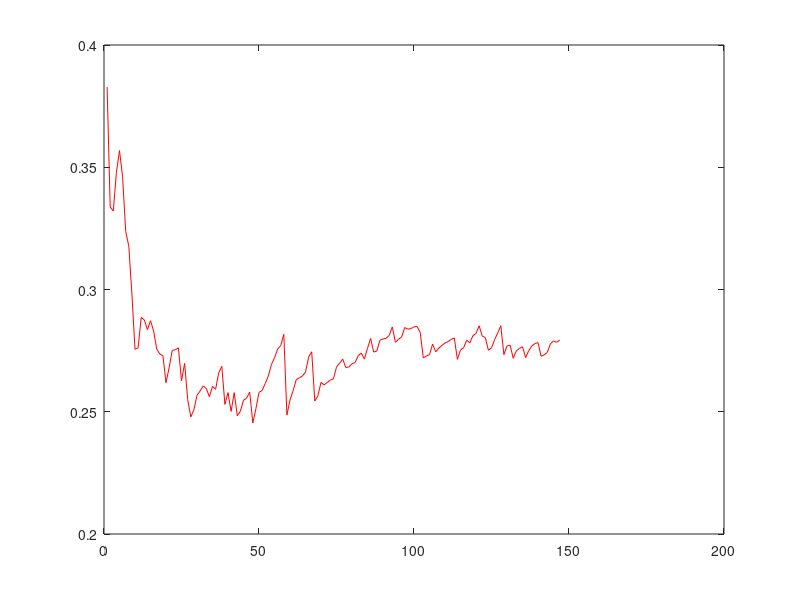

This figure's MATLAB source:

x4 = [-5.867082426555675e-17,0.02981206193423815,0.051802425124376404,0.10531420360477524,0.44174596827829216,0.3683673904760266,0.3052431512732841,0.7968334811360223,0.5124106188237018,0.7685017157110114,0.8755047324761275,0.7372853563492935,0.6935037848634791,0.6588053999159075,0.8546123412249957,0.9076536329986625,0.7700317479536481,0.8843582142129288,0.7636362500923416,0.8550210719376663,0.8426655992966268,0.8039768870024495,0.8697307290573788,0.9320665311531965,0.8893948826356984,0.8445780160061784,0.7784664894618736,0.8013389691778461,0.7951554014372108,0.8554592824140457,0.7964697367888147,0.7884647536787063,0.7845648736476919,0.8096716349523502,0.7880733957907569,0.8211685287785756,0.7794291246066389,0.8118633447956414,0.7738329435141144,0.7962571515592964,0.7771007595382861,0.7782148251034862,0.7843735051851619,0.748859291915851,0.7208390268759893,0.7043702669048313,0.6821489385980671,0.6738595616485435,0.71026052497392,0.7429820620247707,0.7345408059749359,0.7489430474262169,0.7782094788676479,0.7660686535199874,0.7469209818531155,0.7474323752838022,0.7267693613161315,0.7366997570257785,0.7342614118327476,0.7329683790785569,0.7367628413824789,0.7634632083939055,0.794730675956544,0.7854107395620641,0.7921044701384494,0.8018833398677573,0.8211342387099629,0.8113129390008738,0.8046230375220023,0.7838806125958608,0.8000847963422262,0.8208387230372377,0.8296875063860444,0.8176045104627339,0.8223245498354981,0.8241129558280954,0.8479863849156015,0.8361460160868277,0.857432994859292,0.8580848115626524,0.8838520042912902,0.8807456550515711,0.8556492647172036,0.8380195726231954,0.848239687074019,0.8231342843004693,0.8516481543673478,0.8662984762545585,0.8438408909669404,0.862242468994487,0.8414873617472604,0.8634181728948547,0.8515849552584241,0.8705415206479878,0.8784547301048979,0.8671381428158563,0.8548603560968647,0.8738961429983839,0.8646926097852418];


x3 = [1.784203422442364e-17,0.3611573034110115,0.21625985010064075,0.14940859373609883,0.18890407227110403,0.27613228678143115,0.22818593916059407,0.16988063130774203,0.1540463120865538,0.3137608809558958,0.4014152104342721,0.39856797299572655,0.5163327188810062,0.6177957436128946,0.5491055089114872,0.49443400741624977,0.5372079213701284,0.5058609140651396,0.4572733937127641,0.5221472818004831,0.6061877760833523,0.5713673265948277,0.6382222885059541,0.723742117369831,0.7036859948913878,0.6627380451890783,0.6538029389727227,0.73191522417112,0.7735368428885231,0.805619112975084,0.7680913475061418,0.8203505025469205,0.8492968579619823,0.8724607909170315,0.9230077462670216,0.8864715989592321,0.9610272799444071,0.9583838457964132,0.9546317119516948,0.9359664525215916,0.8895094700699224,0.8310225163577059,0.8973766080074964,0.939127119246005,0.8940056478905578,0.8998702477880018,0.8681159194155111,0.825069725350039,0.8509216649594152,0.8767649496820132,0.854999454455038,0.8535726769939486,0.8383931865014688,0.8538771099180628,0.8458920137808261,0.8490986341347432,0.8391774476860836,0.823199831053879,0.8037079686385498,0.7802967660503008,0.7978969015445594,0.8199573335784802,0.8146588783786722,0.7839347609000388,0.7564090523657652,0.7952074657869712,0.8093621933218083,0.7894112855929594,0.8208886969631567,0.7931016440957869,0.8164518855574879,0.8369821167008077,0.8499349302334849,0.8336931939146701,0.834939774498422,0.8272080958041462,0.8315740863675941,0.8266316328932637,0.823621375621637,0.8149934312947111,0.8073154315794353,0.8123532224450433,0.8046852463462918,0.8145345584922707,0.8129320763621829,0.8140272415328649,0.8055016215434647,0.8077034895853619,0.8102021342176116,0.8022268429648154,0.8065870989915133,0.7981324344551961,0.8071736524235067,0.8033922146582269,0.8044709168973608,0.8044609233159283,0.7979494246963406,0.793702603742068,0.7998559273816293];

x2 = [0,0.004670470769962181,0.0032443948537664666,0.3958311401551527,0.4008088607546756,0.7671624763749796,0.8606271000803581,0.6975887508474731,0.5675517670718035,0.8413252898605778,0.8788562418101108,0.8766527634832595,0.90932088978177,0.8233889536344698,0.9751519051215456,0.848881032766085,0.7213569864501681,0.8526387677196254,0.9182187606417442,0.799703190778028,0.9404589462076548,0.8237851056800101,0.7272541654182726,0.6458813774602392,0.7477091944002304,0.8080703140170732,0.7429027002790437,0.6749523674711271,0.7547733054939565,0.8154512872318022,0.8258209621250232,0.8404005421033621,0.8353654934471452,0.8146582390257295,0.8640265194211654,0.8433829196467493,0.8031889658399938,0.7466306695563644,0.8101540835252639,0.850082534896925,0.8080147585799968,0.84213894109593,0.8400286164591236,0.8196722967492795,0.8442276691221915,0.8203481581583754,0.7907907314134988,0.8223668145719562,0.8344358282110117,0.830365337011518,0.8557271619930108,0.8614253386751913,0.8340457885629049,0.8725791606343384,0.8752182181229704,0.8673771871426318,0.881086600792425,0.8674219238347876,0.8901384989526409,0.8879398346594572,0.8984963691275256,0.8939053359740823,0.8999953187925819,0.8968440474786669,0.8745325160343097,0.895111799256517,0.8932178734132012,0.892837909534892,0.8777283285123706,0.8495453583432554,0.8790416916059945,0.8977003230736958,0.8969821531062311,0.8989300237053556,0.898036260635516,0.8991017361432271,0.8973622614706844,0.8944967605042379,0.8962376753086009,0.9002354142761251,0.8857932764268948,0.9030894645309226,0.9052289898536239,0.9107771899490297,0.9102052006450347,0.8923190241897009,0.9069880846908788,0.9138125047979849,0.8995167580217994,0.914925735488142,0.9029113231241978,0.8837509852875862,0.906510871284212,0.9190589927583939,0.912834355011895,0.9156946018447484,0.9126679518565742,0.8978770128934036,0.908685104498574];

x1 = [7.281801142888533e-18,0.41103278278162064,0.7667161870610312,0.48792198924326224,0.7332191962779875,0.5838089158554901,0.9026463709932827,0.7332325692560124,0.8882173093652718,0.7820769851213671,0.8567682632115046,0.7921066392890379,0.8165895360911293,0.7943069443232196,0.800936987595043,0.6961731741866802,0.8014763980010223,0.794723131007361,0.7846946124403825,0.7916199910814439,0.78274333257678,0.7904869222151221,0.7816354326794445,0.7838647143920943,0.7865226874112485,0.8017633029604743,0.8065447348805598,0.7522969395272574,0.8072745012052573,0.8187879152269183,0.8182906721646159,0.8223568085194196,0.8216919322045275,0.8269526389987941,0.8282074970630785,0.8330716937076723,0.8318704920683102,0.834912748467808,0.8355874316799511,0.8415424456643195,0.8460926090224467,0.8476844052184416,0.8483972954166985,0.8500904765566688,0.8519244803775876,0.8521805663555843,0.8529365859139012,0.8564875218241775,0.8572667550065063,0.861302742779545,0.8610399286677618,0.8625404660680316,0.8399327378873992,0.8657524345313556,0.8654662758495948,0.8686320050680659,0.8664149177889979,0.8672519952154765,0.8652573894392857,0.8685473982086948,0.8673964617443728,0.8679606532537311,0.8513082516396538,0.8690629516182772,0.86788590371992,0.8707738725019407,0.8694149587637733,0.871847311978834,0.8712203106595247,0.8740504704620804,0.874285155261587,0.8757093155899605,0.8741398554138623,0.8748336626044501,0.8743196245573247,0.876797985104082,0.8763951737275445,0.8788131166729604,0.8767922208144983,0.8780254586592137,0.8768570100100684,0.8779931600093036,0.8760096931778002,0.8777887653100602,0.8762879424826936,0.8780473708148141,0.8763198241408026,0.8784593418755177,0.8778046759858276,0.8805632766562392,0.8787161773989342,0.8797807540067526,0.8787052288577284,0.8798574035402443,0.8791395392439673,0.8815820330720942,0.8801877647880474,0.8819108990702683,0.8810490954204391];

hold off;
plot(x1,'r-');
hold on;

plot(x2,'m-');
plot(x3,'b-');
plot(x4,'k-');
% plot(x5,'g-');




% ratoios
x1 = [6.093524258374556e-17,0.07750929096580152,0.21956872046387746,0.1535768949770789,0.5392814416006037,0.40792636939034754,0.6620226004985243,0.5550053141875112,0.7468911113004107,0.6153886738224384,0.7608832229314214,0.6554773868155019,0.7702474157911489,0.716498355242968,0.794967802574014,0.7428323720025878,0.8193890287903557,0.7552394540915023,0.8075045244369178,0.7641587307599121,0.8002135578906269,0.7835279487923501,0.8144585552779454,0.795757466711881,0.8303185465234224,0.8058928838269758,0.8252226325146439,0.8078882051564298,0.8279453849577294,0.8151276339901715,0.8311706329958028,0.820051632345959,0.8398268078809371,0.8272187865187354,0.8401991259567998,0.8346379544062528,0.8447637384885047,0.8399093954713566,0.8501192615372657,0.8177304961969286,0.8552204957411779,0.848299909807772,0.8540466276591936,0.8514477221915945,0.8621432584040145,0.8368020679185527,0.86566596643123,0.8630020739622168,0.869269712094193,0.8651423444252649,0.8722179512705309,0.8692027100296303,0.8755553454369964,0.8747603558985247,0.877536245363726,0.8734298086168508,0.8489751355579589,0.8767044574364852,0.8786446919887011,0.8766529464009072,0.8796223328703517,0.8783788317673188,0.8790199282695661,0.8605766077898316,0.8792862791377795,0.8793219823800487,0.8814542901605058,0.8804449856837478,0.8808465706088544,0.8804947025852466,0.8806765201416993,0.8818608505555572,0.8834073888061453,0.8844109763326269,0.8851079261733934,0.8862199622689452,0.8709424152799286,0.8853028838312497,0.8853453060685961,0.8856354939774258,0.8859253238464578,0.886273886504805,0.885991240034659,0.8872132468520029,0.8864651491421845,0.8873287869305487,0.886965455682411,0.8879627025763784,0.887631092627082,0.8881663354728012,0.8880429477566636,0.8887811614566348,0.888223335567343,0.8890423312681813,0.8889363238117454,0.8892651700973285,0.8800368706055716,0.8898256246850685,0.8896149337317556];

x2 = [-3.18216938993467e-17,0.1802286458189451,0.35608712041159984,0.2863404209067424,0.2799027448246545,0.45736768266142186,0.4076025568541361,0.3358381050378248,0.2963128593195503,0.4902476295231994,0.7051203334230004,0.9087276536576747,0.7260219040283673,0.8334285417856537,0.7351161296956915,0.8490252635948412,0.7270378964809435,0.8756117414299252,0.7422127925698262,0.7929272642211033,0.7744727766079677,0.7295994616114271,0.6993518867016765,0.6300745911756866,0.730080741786843,0.6517436262018454,0.7231861230559302,0.6668962425464519,0.7166017891708502,0.773354224920273,0.8113383746763223,0.7766254172309791,0.7957604200513338,0.7664534583936365,0.7289190717223157,0.6807477085377307,0.7453134185827139,0.8054422011751258,0.8212057507449688,0.7945658300932801,0.8165789200131347,0.8256995087651762,0.8181191662482142,0.7984628012313235,0.8243513907809689,0.7926200486928137,0.7640222909073842,0.7221359503103787,0.6844405154770078,0.73169608983943,0.7786832081652078,0.7456021688648082,0.792526393568071,0.8315601863552081,0.8587724128129207,0.8346272653810969,0.803060806128824,0.7695171343464373,0.8032871061195562,0.8301152255927632,0.8401131993153942,0.8245049938865072,0.7992623269159748,0.8221958962743525,0.7988653340953235,0.7760974984402511,0.747507568862885,0.7759276227892864,0.8000680760351263,0.8183096116104882,0.8267791936674309,0.8213200576841119,0.8076036829094826,0.7856466801467452,0.8127121312947967,0.8306806891290887,0.8124805431304812,0.8320666609637344,0.818674606765067,0.7999516137225159,0.8198890224734209,0.8373549799253769,0.823562405071917,0.8042282441975036,0.8247597269135812,0.8346112184246878,0.8227145261076495,0.8073948089378217,0.8237414957247582,0.837333656573381,0.828812649398726,0.8149089507568903,0.7961640435888152,0.8147211706271054,0.8309595578662547,0.8425278850577409,0.8477996445005088,0.8436979800093781,0.8348939243521193];


x3 = [-3.075609430050768e-17,0.003046581198484382,0.0632422192721027,0.055017710843939235,0.0500058397749847,0.04431970498458971,0.1690037639925974,0.23572371605411221,0.439962973459243,0.6528630956557285,0.8049148719979891,0.7314799287321435,0.8648972358634386,0.8274592298604093,0.909416757968271,0.7929907639267635,0.8809104664868987,0.799914744695794,0.7353870413331858,0.8289021246173851,0.8499311726113712,0.7309535135611702,0.700590606483085,0.7584145821931936,0.6928007871814361,0.6801205053025768,0.7041902021227182,0.7642504698861421,0.7995199977981295,0.8218206642701174,0.7973076471894163,0.8623532226534693,0.8791835279972612,0.9017795314404334,0.8678848157803972,0.944308984915692,0.9635616462742074,0.9301538315426231,0.8745681556371286,0.816639358341417,0.8832455625749718,0.8205047395805113,0.884414041997203,0.8267510139679964,0.7740590050002605,0.8161468697096012,0.8756283614633419,0.8291745536529881,0.8667636402818728,0.8988242737173108,0.8898108962914686,0.8699062085894744,0.8960310304701282,0.8569936679355875,0.9019911054375339,0.86555273448683,0.8975271204609965,0.9064434157347123,0.8697583745903895,0.9170062531392312,0.9113431402397363,0.9106107581298427,0.9062431687378542,0.9092130480854936,0.8801363802264958,0.8978661106215926,0.9120566953121451,0.9064135227192297,0.9231201890317041,0.924802976783154,0.9232604702314854,0.9208494063896319,0.9281026496719749,0.9213420380590039,0.9321858512950684,0.9145387408498276,0.9284641254361042,0.9267469661994877,0.9272629724143888,0.912856648073644,0.910705894470329,0.9159140693029909,0.9215403570565885,0.9026924815949143,0.9236277323502525,0.919691850729567,0.898450792344043,0.9287104070041898,0.9070474477721754,0.9259787624021727,0.9341406497370515,0.9227236981743232,0.9295064488691399,0.9201046572229618,0.905552886933859,0.9245524537820756,0.906027346993089,0.8823585181991517,0.9029016953749885];


x4 = [-2.7076937789119208e-17,0.24541812190959095,0.15330739499059556,0.18350621263834843,0.4268844871742498,0.7879389593191215,0.7535431730910714,0.8717081791005257,0.8090018521685153,0.850002307115633,0.9049481247757318,0.9142395120679185,0.7136811358941842,0.8818955318944256,0.8533966274274029,0.7640071155011323,0.8837745556930929,0.8034276717670479,0.9141872384369801,0.8155519384869608,0.7842366306939527,0.7278806690317707,0.6667135095053043,0.6865864284764236,0.786052207423533,0.7466545120551923,0.7171248220606747,0.7672467539813133,0.7511255678100784,0.7550162749091147,0.7082967652538205,0.7656234975258831,0.7286408991958717,0.7084076551240054,0.6736662291805245,0.6606397422920848,0.6325628985186302,0.6367975627445671,0.6103199066028724,0.5820504926822022,0.634456648414945,0.634848800089123,0.6266364547356271,0.6789783627603376,0.6932776499378053,0.7121947162380915,0.7106620226204914,0.6839004456277579,0.6665792113442796,0.6780357580283721,0.6576242911314392,0.6698310458231769,0.6668485899467408,0.6590298917822526,0.6837972158674904,0.6981711252873828,0.6938534909890997,0.6744777558380977,0.6507780401484291,0.6951543018337261,0.7101902272545145,0.7400680785372449,0.7346772872516464,0.7118844776410245,0.6885032391167321,0.6665088179906292,0.6477497041548914,0.6310335423672521,0.6125335584095115,0.6340836294484895,0.6167783038265721,0.6403998007902555,0.6653234825729936,0.6456807094139208,0.6716864603050331,0.7157373903123725,0.6987216440464202,0.7397212803069049,0.7526370549599072,0.731481799058365,0.747364615042775,0.7615594012274535,0.7731758317879733,0.7642780766244324,0.7707510682935468,0.7800573944771972,0.7918453437737005,0.8019221204780812,0.7962692911895702,0.8003233486735853,0.7967102902058106,0.7945345716574326,0.7935122935584431,0.791575702788888,0.8126386522996272,0.8016793673327893,0.7929234422238157,0.7823227626665653,0.780242375158194];

hold off;
plot(x1,'r-');
hold on;
plot(x2,'m-');
plot(x3,'b-');
hold off;
plot(x4,'k-');



x1 = [1.0054718077893467,0.8033759299116083,1.044022718916075,1.0561651613331506,1.0369875053036703,0.9778703174817936,0.9912664049155171,0.9893089149216593,0.9731920761506047,0.9631501500139934,0.9461099722587449,0.9517559256896956,0.9465325496974047,0.9625620122134668,0.9376864761770037,0.9439784328522567,0.9280849021861746,0.9335628590401871,0.923222237846751,0.9328149099056359,0.9203223838743969,0.9096373773935401,0.9105674362691621,0.910201976366787,0.8913242914412925,0.8977447616535338,0.8908644348817057,0.8933928775112303,0.8913188114807503,0.8978900260800182,0.8950737940519852,0.8979756342739788,0.8866771788858825,0.8933479481534915,0.8832504984727346,0.8911509590593291,0.8843158496955861,0.8864634088361262,0.8810067176822471,0.8805818883078813,0.8763463038197535,0.8816468857312567,0.8782429815960038,0.8802727109220991,0.879646302086304,0.8831050299821893,0.8782702952427093,0.8787026699439618,0.8777441741078482,0.8784151862737635,0.8768162845721663,0.8775423057480618,0.8749534506653768,0.8771673361366791,0.8731206891502774,0.875692333794323,0.8715208071871123,0.8734911094959907,0.8687789618443481,0.8719331934043026,0.8696476917364964,0.8732713510225025,0.8702746414437581,0.8719491718053962,0.8691750452642566,0.8650394794416939,0.8694446496642053,0.8722043280283177,0.8695323226224011,0.8716185678515456,0.8686038853652752,0.8714808821683768,0.8699860775194053,0.8722177199989909,0.8705043600970613,0.8730021168251255,0.872108661082125,0.8737647740549618,0.8719884002904207,0.8736076535778747,0.8721975753254833,0.8740153485952182,0.8727873554407323,0.8739851951405099,0.8728530305535657,0.8743308586919116,0.8731958437516574,0.874094217858655,0.8724591927381362,0.8737633186374872,0.8725308119339282,0.8736101582850052,0.8731448519513555,0.8741077722238719,0.873803598626243,0.8740982083372704,0.8728241493190242,0.8739976151853907,0.8737498164736,0.8728043076407628,0.871748381690768,0.8727936194017951,0.873651668270056,0.873464160443899,0.8727449175233132,0.8736483703799119,0.8725322599959608,0.8730558449425289,0.872733166803923,0.8731234496702713,0.8725973883281027,0.873070979591163,0.8724909835852646,0.8724253002160208,0.8722424270370278,0.8721802366657031,0.8719399668340005,0.8722135374310613,0.8717221205354575,0.8719950791044863,0.8720973084137695,0.8721174429634394,0.8721342067497132,0.8722199955289907,0.8721761826875015,0.872555431999549,0.8723103491341788,0.8723560152339189,0.8718254845399894,0.8721702966212062,0.8719430751297066,0.871951498081659,0.8715244243523097,0.8719987187145054,0.8718591456073164,0.8719444821871064,0.8713163720047276,0.87152475471906,0.8711081230582349,0.8716233594437536,0.8708397062723418,0.8714318051369733,0.8711076467684735,0.8714501973331171,0.870826273834717,0.8712416576253513,0.87061071901461];

x2 = [2.343991091745188,1.2761590945169354,0.981748479375507,0.9169915475925807,0.8126734762037687,0.760491987374034,0.9667807026549665,0.9055031377768296,0.9990072599818657,1.0502627285367134,1.0619498050985208,1.0300253946819102,1.1036828159079988,1.1420107818266256,1.0188699545204722,0.9629475838886977,0.945957104355141,0.9850898336158148,0.9885085820779673,0.9993530745858062,1.0115079987555893,1.0104212241687776,0.9677397088271079,0.9277511259041643,0.9838902707268172,0.9561823670629551,0.9652777347815239,0.9253277040330665,0.9367717037312002,0.9055013608654896,0.8996188977620232,0.8763036875174526,0.8943074086816805,0.8998448858690229,0.9033791848213735,0.8985451814670329,0.8827796936159548,0.8803812472240945,0.8873795070962844,0.8887635288575044,0.8863723319484665,0.8970407467680493,0.8965322661132252,0.8930422767599363,0.8880499389194132,0.8835596066646868,0.8699958516242645,0.871428514283896,0.8651720823214739,0.8698589876379985,0.8683741335771024,0.8770312986264855,0.8848250156903484,0.8807596437447648,0.8767841353768154,0.8774694761078099,0.8769148984690143,0.871451545514684,0.8678451062391572,0.869453210145524,0.870610854955601,0.8772164296720094,0.8815304933475087,0.8747860940173415,0.8776428790673054,0.8721696462702251,0.8655158770791905,0.8637936950030564,0.859751900671423,0.8591019594417946,0.8605672152396094,0.8597881698769165,0.8615064093282079,0.8666082809671722,0.8695361246924316,0.8664191001913006,0.8645195248083466,0.85884018821155,0.8567251604639309,0.8598432386292971,0.8621979396247537,0.8644493418943461,0.8634493637925296,0.8609415746310238,0.8631826106371798,0.859603572799825,0.8581987677261025,0.8542955722943198,0.8570645201289537,0.8573038483100062,0.8559196324324333,0.8567906674090913,0.857542566843232,0.8568729554853391,0.8589252227693279,0.8576986134123131,0.858142290596216,0.8611286513939987,0.8587185590323991,0.8558877431575276,0.8595460237237542,0.8626562114772846,0.8629273372513491,0.8632840466711754,0.8643762136739997,0.8620845779398058,0.861467392139857,0.8620145160416554,0.8624522341182892,0.861951010864102,0.8624177151040543,0.8640322639202572,0.8663183767302711,0.8684026327081661,0.8704937191631059,0.8713778736501692,0.8728005093846621,0.8712444012712158,0.8701018940444898,0.8701849249419344,0.8715979676211894,0.8733628565898316,0.8715989830805979,0.8700050797180565,0.871579830415951,0.8713867785968414,0.8717098910859173,0.8712115686024899,0.8698207726783438,0.8696734249927923,0.8694928085691312,0.8686761537951126,0.8697746704051534,0.8688299475854592,0.8691088599859221,0.8704031290840438,0.868864469915875,0.8693809779100892,0.8698486988490033,0.8709977427889427,0.8704118901104999,0.8711272137846052,0.870903191532111,0.8698313329598648,0.8699266770023771,0.8677240409290183,0.8672691829913358];


x4 = [1.5218122337069326,0.8981541498066669,0.6836064586142242,0.5975844141690893,0.8675902675440172,0.971681901647376,1.0682164827857439,0.8557477994510474,0.978327220687357,1.1528045999474381,0.9028341209773402,0.7815756877678897,0.6917458099955276,0.6397131125559987,0.8262008726216944,0.8898081865851597,0.8289845542349812,0.8572690280121592,0.8193955210478899,0.7840389375705936,0.7470263443731092,0.7710792493729953,0.8308898411116244,0.8460561273675242,0.8405539871892143,0.8944709134848219,0.8787954748786578,0.9220648657730602,0.9778368767676257,0.9555007251846485,0.9632823866394029,1.012949947678277,0.9982427453436747,1.0278834366404475,1.0504996623587781,1.0698018957709956,1.0768225982696316,1.0411562622171775,1.0438495957354121,1.0596616164665178,1.0207621290015605,1.005398955627108,0.9843654347175737,1.009994156571814,1.0137869792068441,1.0154954250150616,1.045192954873231,1.0161951447772495,0.9940337455640138,0.9700352383545754,0.9580264999112327,0.9415569512716211,0.9387231954612547,0.9204805460843155,0.934877571943097,0.9375233624817244,0.9352538529659149,0.9242811052515124,0.9456032909661678,0.9550699761904732,0.9670373766882552,0.9556214255520613,0.9544370274242396,0.954031303205684,0.9450662885039756,0.9293921851331259,0.9244646489186293,0.9348264457410025,0.9303628753971568,0.9299045468073569,0.9311663869300218,0.9310672824740078,0.9302147019315141,0.9214339388190905,0.9150789761305327,0.9070385799547153,0.9125959333346876,0.9120398320566243,0.9059199845534672,0.9035398535027315,0.9030038937167891,0.8996683762449256,0.9033474568911862,0.9019169208145801,0.8989992388739715,0.9001994647739656,0.8957376336841002,0.9043381061755219,0.9041722839061532,0.8975571519754348,0.8936879540097277,0.8864134016338091,0.8885274057963628,0.8840623734609501,0.8866242986725434,0.8811689922827751,0.8807545172240335,0.8776302782945619,0.8806101692295388,0.8816588486717165,0.8848972834589899,0.8854374893865451,0.8854215237585872,0.8892576447637689,0.8854729666380265,0.8844532482600918,0.8858469825099883,0.8871078982217934,0.8877656129491118,0.8914122813296773,0.8880124456257634,0.883570875161392,0.8872395843187468,0.8828926400412705,0.8805935109069936,0.8779968025354866,0.879511361969527,0.8745958618090589,0.8702775886604341,0.8678282008452503,0.8712465252296954,0.8746168940497487,0.8721071373056908,0.8721726247854495,0.8731098677106206,0.8746638224341514,0.8730640842120245,0.8738575136782688,0.8745699119239914,0.8739324097851802,0.8764694124871218,0.8781669947791616,0.8779361597718164,0.8770540882367344,0.8771937148803703,0.8781963427857145,0.8804379998302304,0.8821700546329962,0.8815990608876975,0.8805923472720492,0.8803586601489521,0.8793050472853875,0.8755010378865242,0.876046014673721,0.8736493735671136,0.8767506775455512,0.8767228347082429];

x5 = [4.05274102118709,5.07040613861345,3.743443274310543,2.3588093845455633,2.4124314304768752,2.7004079696532397,1.6421357596161064,1.2213026219273073,1.5269629634180166,1.6345145893571116,1.3014176886027675,1.122646186410532,1.1808783043468607,1.2584384220062534,1.2488687261005513,1.3026668948848004,1.3386683545432987,1.3703488279134803,1.1854212688379964,1.1160822135118609,1.194328654045823,1.239109064706089,1.291878630684897,1.2731981772895735,1.3057932643803145,1.3125559350924987,1.1404168776017,1.031852457859032,1.090347836306038,0.978096503506078,1.034645227731759,1.0744928110847545,1.1261442696202866,1.0445145044778237,0.9756198190229415,0.9452402060966015,0.8949024701098183,0.8628727988110396,0.8890578712290019,0.9360110918637365,0.9095915663435163,0.8965469688742498,0.8394424444783681,0.8712892286632855,0.8211719284864392,0.8273064322511297,0.8107081460624097,0.848966231073281,0.8210111961819058,0.7925354749221016,0.8113969002193244,0.8100758508996951,0.7672530795214721,0.7589289027386843,0.7665134963583128,0.795382573386887,0.7980447422371686,0.8293562314518841,0.8458877624539112,0.8315449932559622,0.8270662906989954,0.8378966509294761,0.8548269457365644,0.8632885977276147,0.8521950618077089,0.8455682881345435,0.8605295797962456,0.8617119456497451,0.8523556293821106,0.8552887620789664,0.8602985016076706,0.8504854438640808,0.8603371125878027,0.8455904510598058,0.8494477004840891,0.8694844905849671,0.8828669711332612,0.8649469494309174,0.8644491738072769,0.8729917458129548,0.879309363973807,0.8800392715432261,0.8875374609162837,0.8888029741965539,0.8943367025471747,0.903046113650548,0.8945308914882808,0.8813331905637208,0.8837870377979913,0.8935615287465893,0.8834922910936606,0.8789946032268505,0.8765052986631622,0.8761291680159091,0.8633434506396386,0.8603564195214681,0.8599691279648215,0.8722172114403114,0.8673858328941035,0.863236207890091,0.8678819256410406,0.8574096610888666,0.8503163483748998,0.8547992178777621,0.8547260540325773,0.8609357772471764,0.8673108050914604,0.872253101749013,0.8650779448259938,0.8581521164319793,0.8601511079351973,0.8596921823942041,0.8556204655689519,0.8544703283370164,0.8542506790890898,0.8506257669003551,0.8610294696711801,0.8643801288394589,0.8648298435278524,0.8731126551732653,0.8682231442216024,0.8726473184464104,0.8757861951672934,0.8827196334747118,0.8869845002947375,0.8888434884772135,0.8965543226677882,0.8940252443321631,0.8946029465053335,0.900527624711928,0.9059834032801943,0.9035148846200524,0.8995169301679029,0.8936016027099871,0.8883659961189005,0.8936054926592836,0.8843925020387327,0.8844535899205552,0.888523768058457,0.8895538777349936,0.8866097759457682,0.8868324619121478,0.8907089634828421,0.8886199742488584,0.8843427126616034,0.8853847298782064,0.886977885638363];


x3 = [3.0836679770176594,5.037099903293277,1.0096228671979657,0.7652584592942367,0.8285975184188561,1.0175040877876742,0.8991008241653584,1.1911383480106137,1.1444561355641822,1.271062883615199,1.2280276858512893,1.243736391319823,1.3620925128429193,1.2378303279837954,1.2688163056453343,1.1442757779526027,1.2052766477323693,1.130632247273166,1.1678748997534811,1.0518495109962376,1.0577589314622033,0.9585460086364144,0.972063085799553,0.9410793307217702,0.987409054050414,1.0028314308053372,0.9098004135145839,0.9403419595616364,0.959813009759908,0.9264763188690651,0.9886513931059786,1.0439659260885288,1.0906747622717705,1.0963306962652646,1.1068677325704992,1.1387821343432514,1.1521050221592912,1.1276457363513637,1.06047271093095,1.027204910651041,1.003630603454506,1.0156817004317094,1.0484954119337098,1.0744809385392637,1.083836864319816,1.1086336225275402,1.0834434901171905,1.109232562239403,1.0542234362203913,1.0124387779127766,0.9863326955786509,0.9988034896591895,1.0011387205209803,0.9651691946226714,0.9415616291553519,0.9581701310678955,0.9688039307362432,0.9779905695378605,0.987275361260006,0.9761497290469109,0.9864390015186871,0.9640966033493428,0.9526867509994787,0.9620781583813636,0.9394220364002015,0.9391492859341529,0.9372114916522665,0.9310231290269485,0.9436433643835176,0.9177271152381258,0.9294721933384016,0.9381871109551245,0.9438802252547338,0.9502447368944659,0.9473815972653085,0.9260320237527676,0.9457976077626868,0.9439300911197835,0.9404813413893922,0.9212106869001658,0.9265346189699925,0.9280489846318218,0.9323294304291827,0.9411203389955494,0.9339603383094415,0.9223205390778769,0.9116405774385951,0.9121755087889679,0.9073865652275576,0.9159362302713504,0.8992975824319639,0.9057340269858282,0.9016020201415487,0.8935962455773999,0.8992791760411197,0.8946258790498719,0.897239684297942,0.9002554708538256,0.900912937306564,0.8952156213687446,0.8991372582480573,0.891206685249658,0.8985551318102369,0.9053601807237287,0.9120535601395012,0.9147436843480233,0.9193380690214793,0.9131096919677113,0.9044402671019774,0.9051030689900674,0.9123223695610088,0.9090728612499246,0.9142266020416927,0.9160218185603148,0.9123504443190085,0.908844964247821,0.906549687125308,0.9123595887856154,0.907259154231451,0.9139732306103113,0.9041819656602055,0.9015909917019649,0.8963790396185694,0.8996126621408137,0.902047689927273,0.8943071230373544,0.8894269894195026,0.892004811640975,0.8931169002772235,0.8901103343397493,0.8889855998940812,0.8842968191765082,0.8856703000874239,0.8812130708502225,0.8808793225903648,0.8781820481479212,0.8770948375211167,0.8792939106248172,0.8828746368781419,0.8810824109002374,0.8803038285602409,0.8831689390085792,0.8866114725001046,0.8829855326061422,0.8837767598419916,0.8841863151441622,0.8865474336506552];

hold off;
plot(x1,'r-');
hold on;
plot(x2,'m-+');
plot(x3,'b-');
plot(x4,'k-');
plot(x5,'g-+');


axis([0,100,0.5,2.0])

 % axis([0,100,0,2])

 hold off;



x = [0.3828078195949507,0.3337008867262497,0.33210313606315106,0.3478998924670793,0.3568368968215626,0.34593721747801526,0.32376842274333517,0.3176919799743051,0.2981037394310911,0.27555094382175493,0.2761178120495488,0.2886007379283044,0.2875712366649779,0.2835828788808389,0.28724558834449465,0.2830716994369903,0.2757072088073417,0.2736029908233877,0.27293734651778834,0.26187363759741333,0.26796207303719904,0.27504028424777965,0.27538015336571764,0.2761434913385743,0.2626244661779437,0.2697357290610406,0.25491166948658706,0.24786703902594653,0.25081957810568933,0.2567537286670219,0.2584863388764394,0.26056607145965244,0.2594884896587554,0.25612711622390194,0.26038323607826264,0.2592019216740675,0.26587698189038556,0.26857228261999894,0.25300869774881657,0.25783330071178007,0.2501398357025879,0.25781697684775856,0.24837193550584122,0.2502508236499994,0.25469263315711793,0.25558784447393595,0.2580701365091371,0.24540113271471511,0.25122440063850926,0.25796459756718687,0.2586564597853397,0.2615317485986271,0.26460471914642536,0.2692634457465966,0.2721005496823387,0.27557689759255444,0.27706901057893185,0.2816855169369169,0.2486556174614568,0.2548107382250477,0.25862541291482566,0.2631070508774748,0.26387253777823616,0.2646233095400228,0.2662180313337361,0.2723476371685007,0.27453513457658246,0.25436915212069056,0.2566038657647712,0.26200250643623474,0.26098387509413334,0.2619655963419603,0.2629264416732901,0.2634504794273517,0.2682296740298668,0.2698379925961961,0.27154082651060607,0.2681063196014964,0.26831431371988934,0.26964084394034576,0.27012053394251256,0.27292546868959694,0.27403045753057265,0.27151507481890574,0.27596261267023675,0.2799853152428821,0.2744112884357378,0.27481769192030275,0.2792321264151098,0.2798022810700734,0.2799858498925723,0.281215943066151,0.2847016232720023,0.27842748423048874,0.27964511584006224,0.28054340491183644,0.28444563960115876,0.283791934630071,0.2839943932211441,0.28473793184971014,0.2849101772767082,0.2824606346966368,0.27200333757822553,0.27278682970304285,0.2733858290171319,0.2776875374209999,0.27450992596304985,0.27600904411745986,0.2771391823161289,0.27812540133684205,0.27871602962129227,0.2795976029178586,0.28016026089282187,0.27142339148910277,0.27527442352519466,0.2761897696630399,0.27924468148890613,0.2781942253845227,0.28112939642116447,0.28199774752182233,0.2851637294011424,0.281009773468638,0.2803055483201912,0.275157984547627,0.2761317337178025,0.27948163705499174,0.2822155778843129,0.285167537573058,0.2733722364104273,0.27691846100174095,0.27724022511246593,0.27188098001274574,0.27492201454690834,0.27587561067470906,0.27659970474027473,0.27215090247211476,0.2749407587133733,0.276921709762919,0.27789046809916035,0.2782625245045093,0.2727106807713064,0.2732929776348277,0.27428741083439645,0.27774200190221854,0.278967704892736,0.27838166233901007,0.27933353640868147];

hold off;
plot(x,'r-');
hold on;









%
